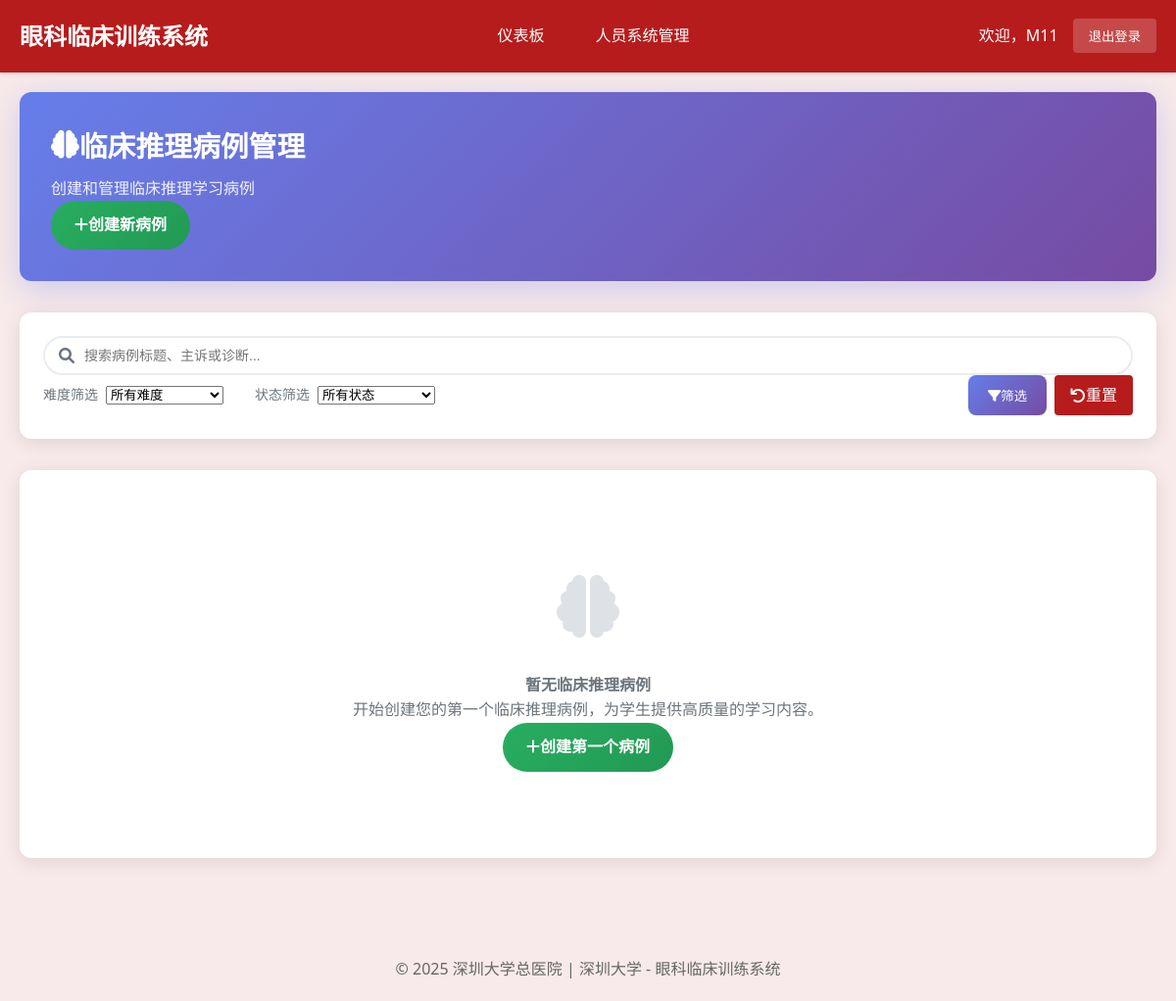
Page /teacher/clinical-cases/ (signed in) on the earlier database version.
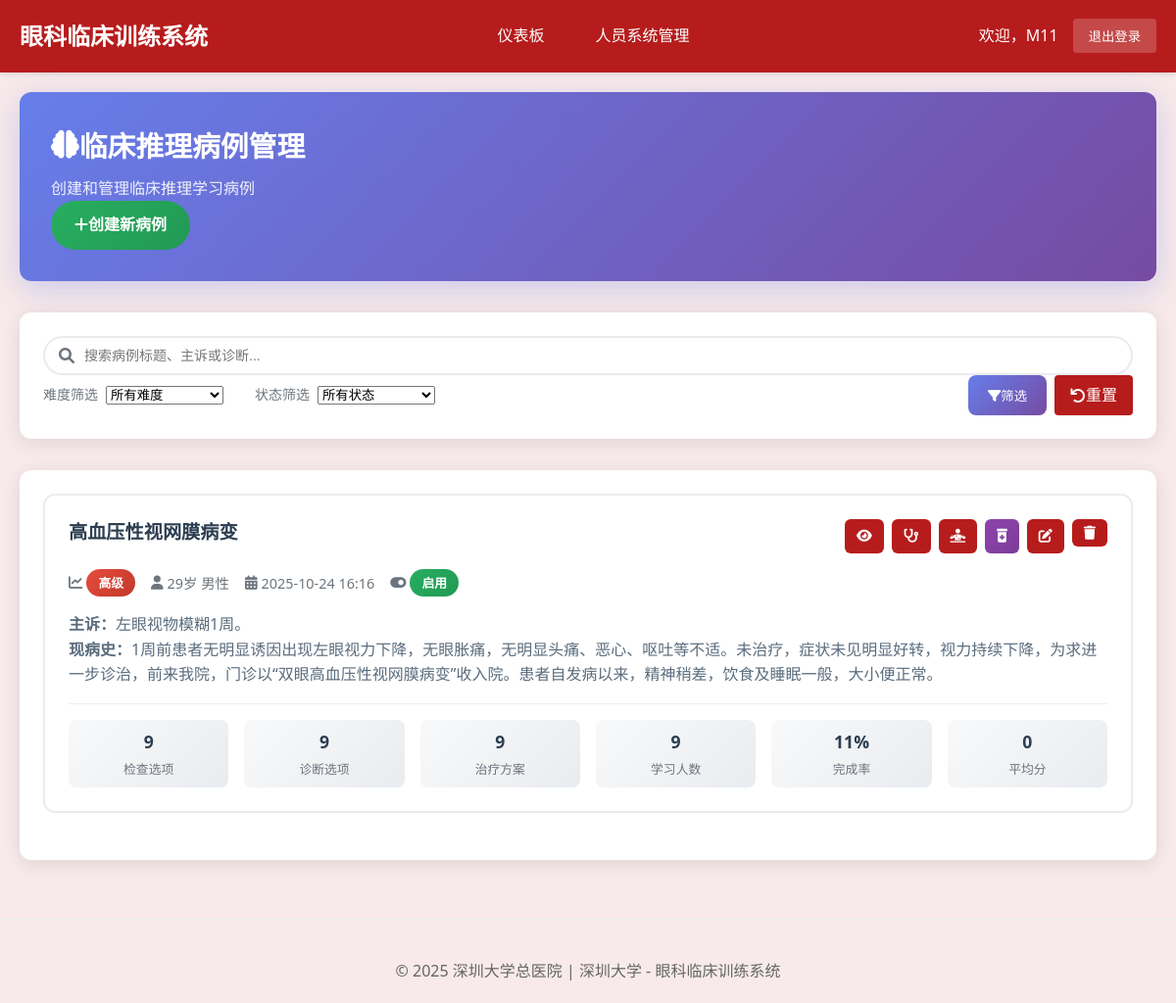
Same page on the later database version.
### cases/models.py (models this page shows, shortened)
class ClinicalCase(models.Model):
    title = models.CharField(max_length=200, verbose_name="案例标题")
    case_id = models.CharField(max_length=50, unique=True, verbose_name="案例编号")
    patient_age = models.IntegerField(verbose_name="患者年龄")
    patient_gender = models.CharField(max_length=10, choices=[('M', '男'), ('F', '女')], verbose_name="患者性别")
    chief_complaint = models.TextField(verbose_name="主诉")
    present_illness = models.TextField(verbose_name="现病史")
    past_history = models.TextField(blank=True, verbose_name="既往史")
    family_history = models.TextField(blank=True, verbose_name="家族史")
    learning_objectives = models.JSONField(verbose_name="学习目标", help_text="JSON格式存储多个学习目标")
    difficulty_level = models.CharField(
        max_length=20,
        choices=[('beginner', '初级'), ('intermediate', '中级'), ('advanced', '高级')],
        default='intermediate',
        verbose_name="难度等级"
    )
    is_active = models.BooleanField(default=True, verbose_name="是否启用")
    created_by = models.ForeignKey(User, on_delete=models.CASCADE, verbose_name="创建者")
    created_at = models.DateTimeField(auto_now_add=True, verbose_name="创建时间")
    updated_at = models.DateTimeField(auto_now=True, verbose_name="更新时间")
    case_images = models.JSONField(blank=True, null=True, verbose_name="案例图片", help_text="存储图片路径的JSON数组")
    class Meta:
        verbose_name = "临床案例"
        verbose_name_plural = "临床案例"
        ordering = ['-created_at']

### cases/views.py (the view)
# urls.py: path('teacher/clinical-cases/', views.teacher_clinical_case_list, name='teacher_clinical_case_list'),
@login_required
@user_passes_test(is_teacher, login_url='login')
def teacher_clinical_case_list(request):
    cases = ClinicalCase.objects.all().order_by('-created_at')
    search_query = request.GET.get('search', '')
    if search_query:
        cases = cases.filter(
            Q(title__icontains=search_query) |
            Q(chief_complaint__icontains=search_query) |
            Q(present_illness__icontains=search_query)
        )
    difficulty_filter = request.GET.get('difficulty', '')
    if difficulty_filter:
        cases = cases.filter(difficulty_level=difficulty_filter)
    status_filter = request.GET.get('status', '')
    if status_filter == 'active':
        cases = cases.filter(is_active=True)
    elif status_filter == 'inactive':
        cases = cases.filter(is_active=False)
    from django.db.models import Count
    cases = cases.annotate(
        examination_count=Count('examination_options'),
        diagnosis_count=Count('diagnosis_options'),
        treatment_count=Count('treatment_options'),
        student_sessions_count=Count('studentclinicalsession')
    )
    from django.core.paginator import Paginator
    paginator = Paginator(cases, 10)
    page_number = request.GET.get('page')
    page_obj = paginator.get_page(page_number)
    for case in page_obj:
        completed_sessions = StudentClinicalSession.objects.filter(
            clinical_case=case,
            completed_at__isnull=False
        ).count()
        total_sessions = case.student_sessions_count
        case.completion_rate = round((completed_sessions / total_sessions * 100) if total_sessions > 0 else 0)
        case.avg_score = 0
    context = {
        'page_obj': page_obj,
        'search_query': search_query,
        'difficulty_filter': difficulty_filter,
        'status_filter': status_filter,
    }
    return render(request, 'teacher/clinical_case_list.html', context)

### cases/views.py (called while the page is built)
def is_teacher(user):
    return user.groups.filter(name='Teachers').exists() or user.is_superuser

### cases/templates/teacher/clinical_case_list.html (shortened to what the changed rows need)
{% extends "base.html" %}
{% block content %}
<div class="container-fluid">
    <div class="page-header">
        <div class="d-flex justify-content-between align-items-center">
            <div>
                <h1 class="page-title">
                    <i class="fas fa-brain me-3"></i>
                    临床推理病例管理
                </h1>
            </div>
        </div>
    </div>
    <div class="cases-container">
        {% if page_obj %}
            {% for case in page_obj %}
                <div class="case-card">
                    <div class="case-header">
                        <h5 class="case-title">{{ case.title }}</h5>
                        <div class="case-actions">
                            <a href="{% url 'teacher_clinical_case_preview' case.case_id %}"
                               class="btn btn-info btn-sm-custom" title="预览">
                                <i class="fas fa-eye"></i>
                            </a>
                            <a href="{% url 'teacher_examination_options' case.case_id %}"
                               class="btn btn-warning btn-sm-custom" title="管理检查选项">
                                <i class="fas fa-stethoscope"></i>
                            </a>
                            <a href="{% url 'teacher_diagnosis_options' case.case_id %}"
                               class="btn btn-success btn-sm-custom" title="管理诊断选项">
                                <i class="fas fa-diagnoses"></i>
                            </a>
                            <a href="{% url 'teacher_treatment_options' case.case_id %}"
                               class="btn btn-purple btn-sm-custom" title="管理治疗方案">
                                <i class="fas fa-prescription-bottle-alt"></i>
                            </a>
                            <a href="{% url 'teacher_clinical_case_edit' case.case_id %}"
                               class="btn btn-primary btn-sm-custom" title="编辑">
                                <i class="fas fa-edit"></i>
                            </a>
                            <form method="post" action="{% url 'teacher_clinical_case_delete' case.case_id %}" style="display: inline;">
                                <button type="submit"
                                        class="btn btn-danger btn-sm-custom"
                                        title="删除"
                                        onclick="return confirm('确定要删除病例「{{ case.title }}」吗？\n\n这个操作无法撤销！')">
                                    <i class="fas fa-trash"></i>
                                </button>
                            </form>
                        </div>
                    </div>
                    <div class="case-meta">
                        <div class="meta-item">
                            <i class="fas fa-chart-line"></i>
                            <span class="difficulty-badge difficulty-{{ case.difficulty_level }}">
                                {{ case.get_difficulty_level_display }}
                            </span>
                        </div>
                        <div class="meta-item">
                            <i class="fas fa-user"></i>
                            {{ case.patient_age }}岁 {% if case.patient_gender == 'M' %}男性{% else %}女性{% endif %}
                        </div>
                        <div class="meta-item">
                            <i class="fas fa-calendar-alt"></i>
                            {{ case.created_at|date:"Y-m-d H:i" }}
                        </div>
                        <div class="meta-item">
                            <i class="fas fa-toggle-{% if case.is_active %}on{% else %}off{% endif %}"></i>
                            <span class="status-badge status-{% if case.is_active %}active{% else %}inactive{% endif %}">
                                {% if case.is_active %}启用{% else %}禁用{% endif %}
                            </span>
                        </div>
                    </div>
                    <div class="case-content">
                        <p><strong>主诉：</strong>{{ case.chief_complaint|truncatewords:20 }}</p>
                        <p><strong>现病史：</strong>{{ case.present_illness|truncatewords:15 }}</p>
                    </div>
                    <div class="case-stats">
                        <div class="stat-item">
                            <div class="stat-value">{{ case.examination_count }}</div>
                            <div class="stat-label">检查选项</div>
                        </div>
                        <div class="stat-item">
                            <div class="stat-value">{{ case.diagnosis_count }}</div>
                            <div class="stat-label">诊断选项</div>
                        </div>
                        <div class="stat-item">
                            <div class="stat-value">{{ case.treatment_count }}</div>
                            <div class="stat-label">治疗方案</div>
                        </div>
                        <div class="stat-item">
                            <div class="stat-value">{{ case.student_sessions_count }}</div>
                            <div class="stat-label">学习人数</div>
                        </div>
                        <div class="stat-item">
                            <div class="stat-value">{{ case.completion_rate }}%</div>
                            <div class="stat-label">完成率</div>
                        </div>
                        <div class="stat-item">
                            <div class="stat-value">{{ case.avg_score }}</div>
                            <div class="stat-label">平均分</div>
                        </div>
                    </div>
                </div>
            {% endfor %}
        {% else %}
            <div class="empty-state">
                <div class="empty-icon">
                    <i class="fas fa-brain"></i>
                </div>
                <h4>暂无临床推理病例</h4>
                <p class="text-muted">开始创建您的第一个临床推理病例，为学生提供高质量的学习内容。</p>
                <a href="{% url 'teacher_clinical_case_create' %}" class="btn btn-success-custom">
                    <i class="fas fa-plus me-2"></i>创建第一个病例
                </a>
            </div>
        {% endif %}
    </div>
</div>
{% endblock %}

Differences in the rows shown:
added ClinicalCase: title "高血压性视网膜病变", difficulty_level "高级", patient_age "29", patient_gender "男性", created_at "2025-10-24 16:16", is_active True (drawn), chief_complaint "左眼视物模糊1周。", present_illness "1周前患者无明显诱因出现左眼视力下降，无眼胀痛，无明显头痛、恶心、呕吐等不适。未治疗，症状未见明显好转，视力持续下降，为求进一步诊治，前来我院，门诊以“双眼高血压性视网膜病变”收入院。患者自发病以来，精神稍差，饮食及睡眠一般，大小便正常。", examination_count "9", diagnosis_count "9", treatment_count "9", student_sessions_count "9", completion_rate "11", avg_score "0"
Other differences:
text no longer shown: "暂无临床推理病例 开始创建您的第一个临床推理病例，为学生提供高质量的学习内容。 创建第一个病例"
